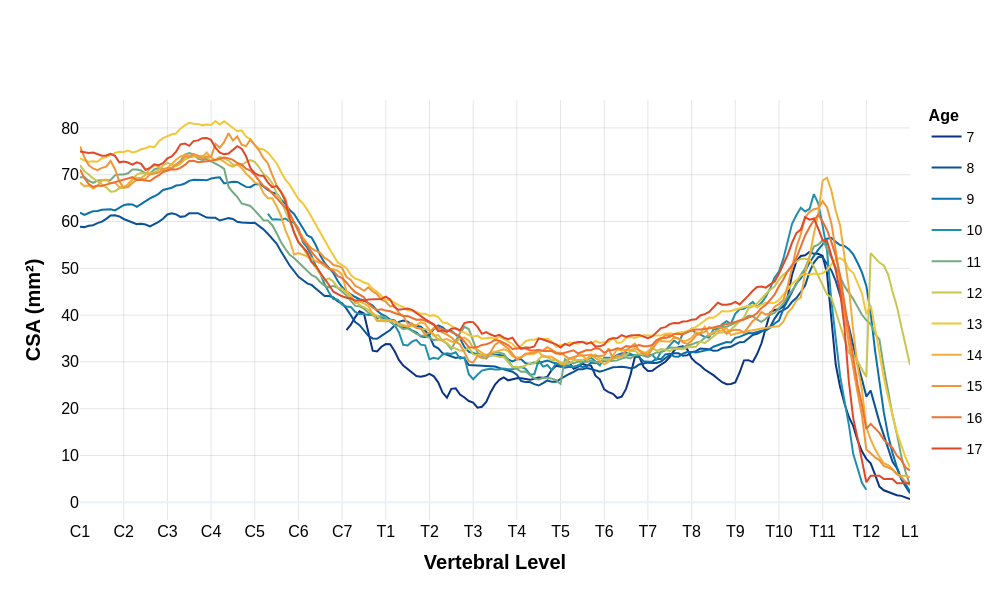

The code cell stored with this chart in its notebook:
### Markdown cell above
#### 1.2 Female

### Code cell
plot_morphometrics(morphometrics_df, 'CSA','CSA (mm²)', sex='F')

### Figure 1 — Plotly figure (JSON) as saved in the notebook; plotly's stock layout.template omitted (floating-point values rounded to 4 significant figures; data arrays with more than 128 entries replaced by an {"elided": "..."} marker saying what was removed)
{"data": [{"legendgroup": "Age 7", "line": {"color": "rgb(12, 51, 131)", "width": 2}, "marker": {"size": 6}, "mode": "lines", "name": "7", "type": "scatter", "x": {"elided": "130 float values"}, "y": {"elided": "130 float values"}}, {"legendgroup": "Age 8", "line": {"color": "rgb(11, 82, 151)", "width": 2}, "marker": {"size": 6}, "mode": "lines", "name": "8", "type": "scatter", "x": {"elided": "191 float values"}, "y": {"elided": "191 float values"}}, {"legendgroup": "Age 9", "line": {"color": "rgb(11, 113, 171)", "width": 2}, "marker": {"size": 6}, "mode": "lines", "name": "9", "type": "scatter", "x": {"elided": "191 float values"}, "y": {"elided": "191 float values"}}, {"legendgroup": "Age 10", "line": {"color": "rgb(31, 143, 174)", "width": 2}, "marker": {"size": 6}, "mode": "lines", "name": "10", "type": "scatter", "x": {"elided": "138 float values"}, "y": {"elided": "138 float values"}}, {"legendgroup": "Age 11", "line": {"color": "rgb(115, 170, 127)", "width": 2}, "marker": {"size": 6}, "mode": "lines", "name": "11", "type": "scatter", "x": {"elided": "191 float values"}, "y": {"elided": "191 float values"}}, {"legendgroup": "Age 12", "line": {"color": "rgb(200, 197, 80)", "width": 2}, "marker": {"size": 6}, "mode": "lines", "name": "12", "type": "scatter", "x": {"elided": "191 float values"}, "y": {"elided": "191 float values"}}, {"legendgroup": "Age 13", "line": {"color": "rgb(242, 199, 56)", "width": 2}, "marker": {"size": 6}, "mode": "lines", "name": "13", "type": "scatter", "x": {"elided": "191 float values"}, "y": {"elided": "191 float values"}}, {"legendgroup": "Age 14", "line": {"color": "rgb(242, 174, 56)", "width": 2}, "marker": {"size": 6}, "mode": "lines", "name": "14", "type": "scatter", "x": {"elided": "191 float values"}, "y": {"elided": "191 float values"}}, {"legendgroup": "Age 15", "line": {"color": "rgb(242, 149, 56)", "width": 2}, "marker": {"size": 6}, "mode": "lines", "name": "15", "type": "scatter", "x": {"elided": "191 float values"}, "y": {"elided": "191 float values"}}, {"legendgroup": "Age 16", "line": {"color": "rgb(235, 112, 49)", "width": 2}, "marker": {"size": 6}, "mode": "lines", "name": "16", "type": "scatter", "x": {"elided": "191 float values"}, "y": {"elided": "191 float values"}}, {"legendgroup": "Age 17", "line": {"color": "rgb(226, 71, 39)", "width": 2}, "marker": {"size": 6}, "mode": "lines", "name": "17", "type": "scatter", "x": {"elided": "191 float values"}, "y": {"elided": "191 float values"}}], "layout": {"height": 600, "legend": {"font": {"color": "black", "family": "Arial", "size": 14}, "title": {"font": {"color": "black", "family": "Arial", "size": 16, "weight": "bold"}, "text": "Age"}}, "title": {"text": " "}, "width": 1000, "xaxis": {"gridcolor": "rgba(0, 0, 0, 0.1)", "tickangle": 0, "tickcolor": "black", "tickfont": {"color": "black", "family": "Arial", "size": 16}, "tickmode": "array", "ticktext": ["C1", "C2", "C3", "C4", "C5", "C6", "C7", "T1", "T2", "T3", "T4", "T5", "T6", "T7", "T8", "T9", "T10", "T11", "T12", "L1"], "tickvals": [1, 2, 3, 4, 5, 6, 7, 8, 9, 10, 11, 12, 13, 14, 15, 16, 17, 18, 19, 20], "title": {"font": {"color": "black", "family": "Arial", "size": 20, "weight": "bold"}, "text": "Vertebral Level"}}, "yaxis": {"gridcolor": "rgba(0, 0, 0, 0.1)", "tickcolor": "black", "tickfont": {"color": "black", "family": "Arial", "size": 16}, "title": {"font": {"color": "black", "family": "Arial", "size": 20, "weight": "bold"}, "text": "CSA (mm²)"}}}}
